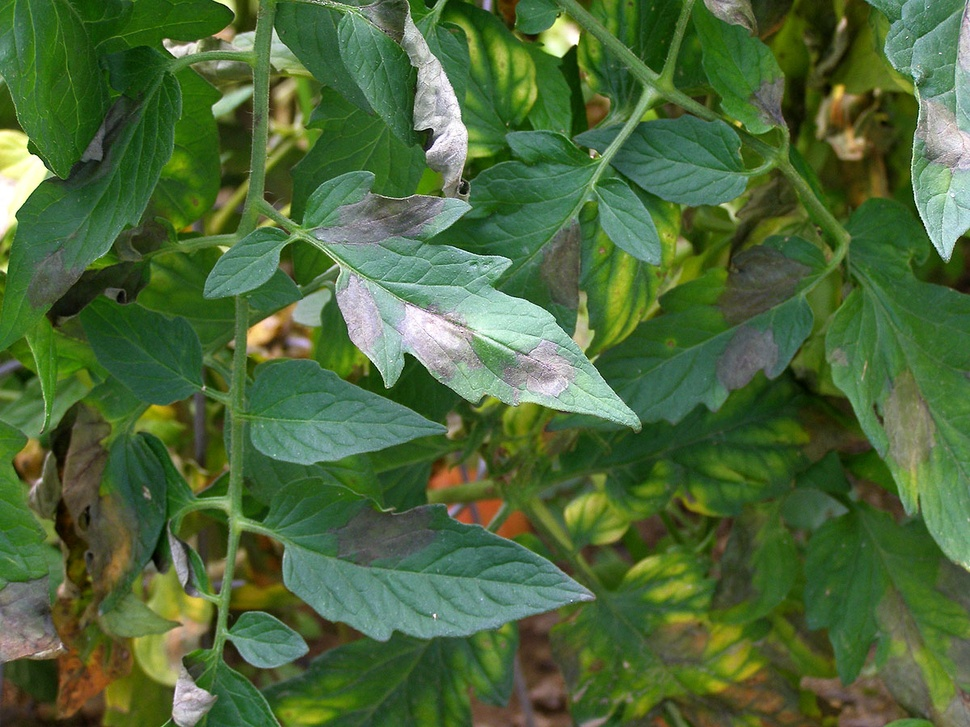
#> input picture samples/test1.jpg, 970 x 727 px, shrunk from 1200 x 900 before the run, found by its file name
$ python draw_labels.py --image ../../samples/test1.jpg
#> lines starting #> are read from the running program, lines starting #| are printed output that depends on the picture
"""Draw ground-truth leaf boxes from a YOLO label file onto an image.

Use this to visually verify that the annotations line up with the actual
leaves before/while training. Handles the CVAT quirk where some label lines
carry a 6th column (a track id) by keeping only the first 5 tokens.

The raw image and label files are treated as READ-ONLY; output is written to a
separate file so nothing original is overwritten.

Usage
-----
    python training/leaf_detection/draw_labels.py \
        --image cvat_frames_000000_000905/frame_000000.jpg

    # explicit label path + custom output
    python training/leaf_detection/draw_labels.py \
        --image cvat_frames_000000_000905/frame_000000.jpg \
        --labels leaf_labels/labels/train/frame_000000.txt \
        --out training/leaf_detection/reports/label_preview_frame_000000.jpg
"""
from __future__ import annotations

import argparse
from pathlib import Path

import cv2

PROJECT_ROOT = Path(__file__).resolve().parents[2]
DEFAULT_LABELS_DIR = PROJECT_ROOT / "leaf_labels" / "labels" / "train"
DEFAULT_OUT_DIR = PROJECT_ROOT / "training" / "leaf_detection" / "reports"


def _resolve(path_str: str) -> Path:
    p = Path(path_str)
    return p if p.is_absolute() else (PROJECT_ROOT / p)


def parse_label_file(label_path: Path) -> list[tuple[int, float, float, float, float]]:
    """Return [(cls, xc, yc, w, h), ...] in normalized YOLO coords.

    Keeps only the first 5 whitespace-separated tokens per line, so an extra
    CVAT track-id column is ignored. Blank/short lines are skipped.
    """
    boxes: list[tuple[int, float, float, float, float]] = []
    if not label_path.exists():
        return boxes
    for raw in label_path.read_text(encoding="utf-8").splitlines():
        parts = raw.split()
        if len(parts) < 5:
            continue
        cls = int(float(parts[0]))
        xc, yc, w, h = (float(t) for t in parts[1:5])
        boxes.append((cls, xc, yc, w, h))
    return boxes


def draw_boxes(image_path: Path, label_path: Path, out_path: Path) -> int:
    img = cv2.imread(str(image_path))
#> img is the input picture: shape (727, 970, 3); mean B, G, R 58.1, 104.4, 76.4
    if img is None:
        raise SystemExit(f"ERROR: could not read image: {image_path}")
    h, w = img.shape[:2]
#> h = 727; w = 970

    boxes = parse_label_file(label_path)
    for i, (_cls, xc, yc, bw, bh) in enumerate(boxes, start=1):
        x1 = int((xc - bw / 2) * w)
        y1 = int((yc - bh / 2) * h)
        x2 = int((xc + bw / 2) * w)
        y2 = int((yc + bh / 2) * h)
        x1, y1 = max(0, x1), max(0, y1)
        x2, y2 = min(w, x2), min(h, y2)
        cv2.rectangle(img, (x1, y1), (x2, y2), (0, 0, 255), 2)
        cv2.putText(img, f"leaf {i}", (x1, max(y1 - 5, 14)),
                    cv2.FONT_HERSHEY_SIMPLEX, 0.45, (0, 0, 255), 1)

    # Header banner with the leaf count.
    cv2.rectangle(img, (0, 0), (w, 28), (0, 0, 0), -1)
    cv2.putText(img, f"GT leaves: {len(boxes)}  ({image_path.name})",
                (8, 20), cv2.FONT_HERSHEY_SIMPLEX, 0.6, (255, 255, 255), 2)
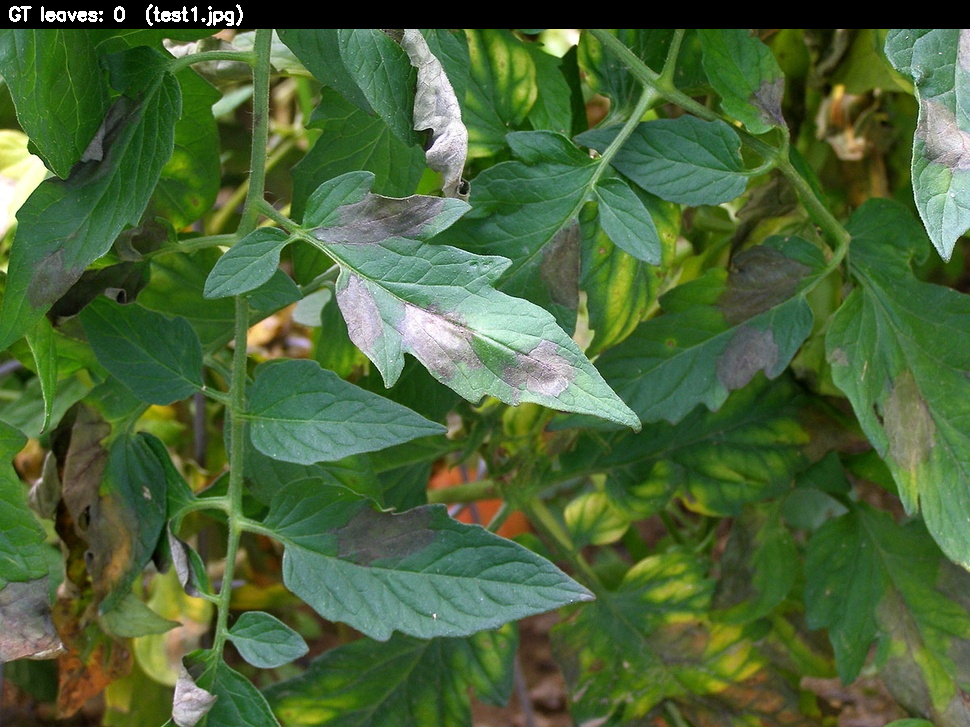
#> img: shape (727, 970, 3); mean B, G, R 56.9, 101.1, 74.5

    out_path.parent.mkdir(parents=True, exist_ok=True)
    cv2.imwrite(str(out_path), img)
    return len(boxes)


def main() -> None:
    ap = argparse.ArgumentParser(description="Draw GT leaf boxes on an image.")
    ap.add_argument("--image", required=True, help="Path to the image.")
    ap.add_argument("--labels", default=None,
                    help="Path to the YOLO label file (default: derive from "
                         "image stem under leaf_labels/labels/train/).")
    ap.add_argument("--out", default=None,
                    help="Output image path (default: reports/label_preview_<stem>.jpg).")
    args = ap.parse_args()

    image_path = _resolve(args.image)
    if args.labels:
        label_path = _resolve(args.labels)
    else:
        label_path = DEFAULT_LABELS_DIR / f"{image_path.stem}.txt"
    if args.out:
        out_path = _resolve(args.out)
    else:
        out_path = DEFAULT_OUT_DIR / f"label_preview_{image_path.stem}.jpg"

    n = draw_boxes(image_path, label_path, out_path)
    print(f"image : {image_path}")
    print(f"labels: {label_path} ({'found' if label_path.exists() else 'MISSING'})")
    print(f"drew  : {n} leaf boxes")
    print(f"output: {out_path}")


if __name__ == "__main__":
    main()

$ run again, on samples/test3.jpg
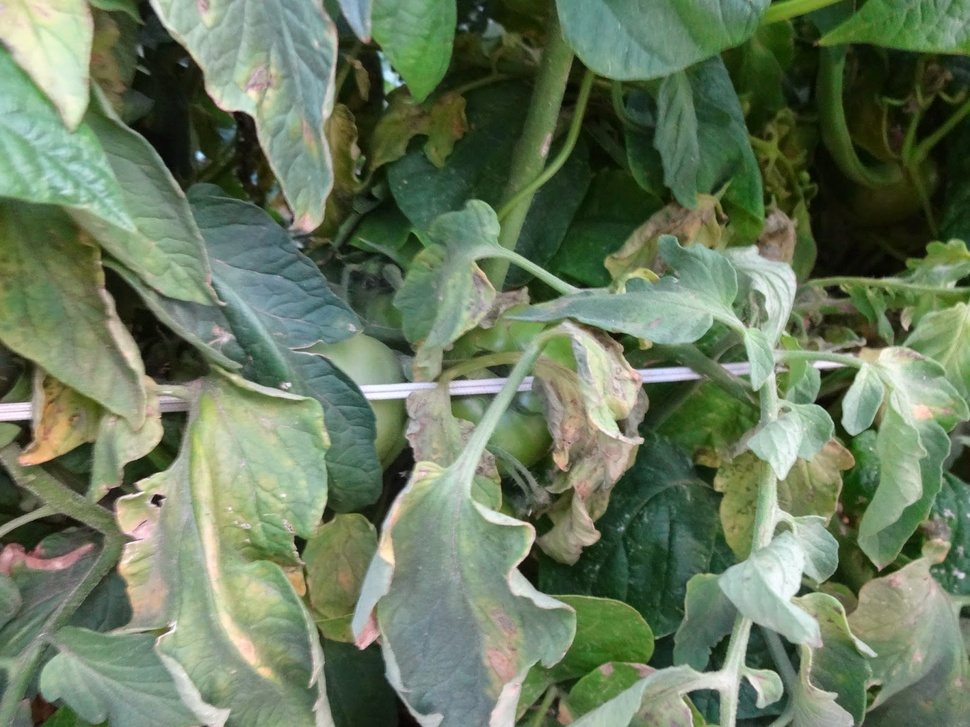
#> input picture samples/test3.jpg, 970 x 727 px, shrunk from 1600 x 1200 before the run, found by its file name
#> in draw_boxes, img is the input picture: shape (727, 970, 3); mean B, G, R 95.1, 122, 104.9
#> in draw_boxes, `cv2.putText(img, f"GT leaves: {len(boxes)}  ({image_path.name})", (8, ..`:
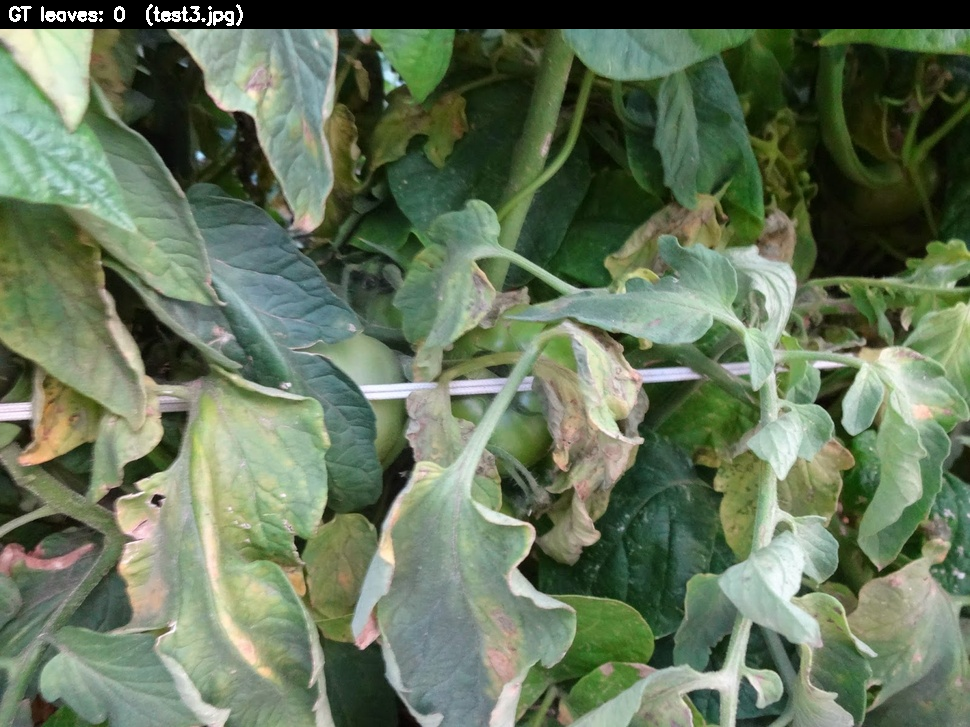
#> img: shape (727, 970, 3); mean B, G, R 91.6, 117.2, 101.3
